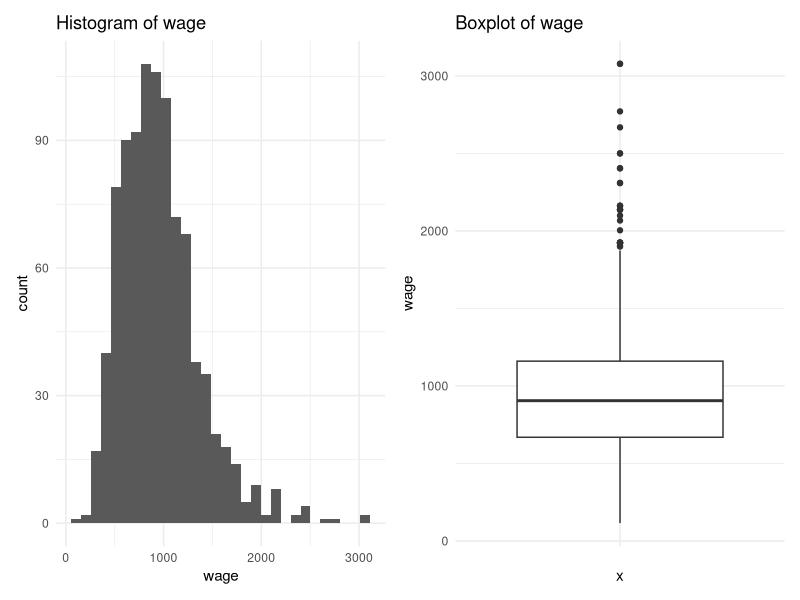
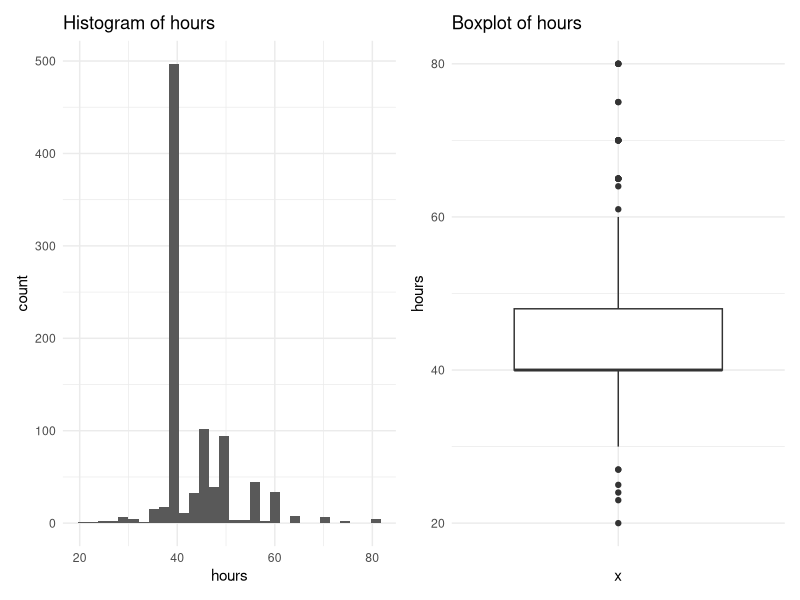
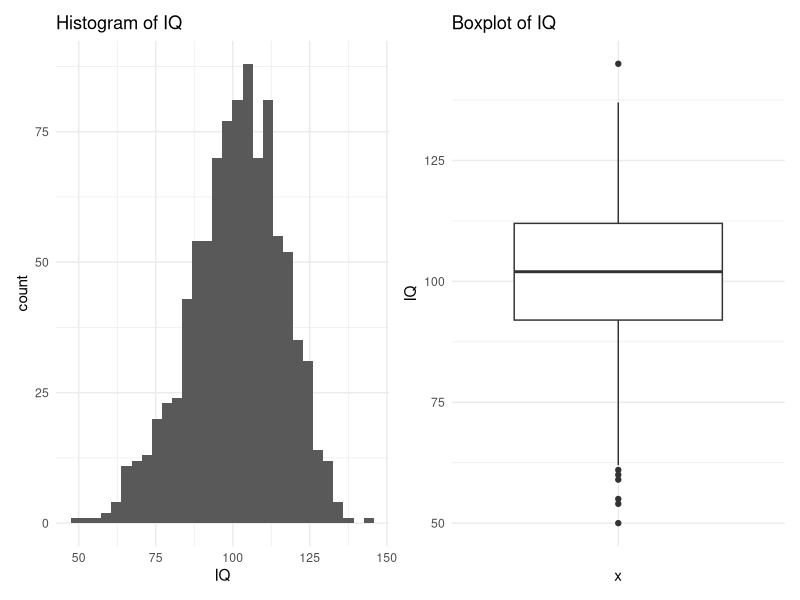
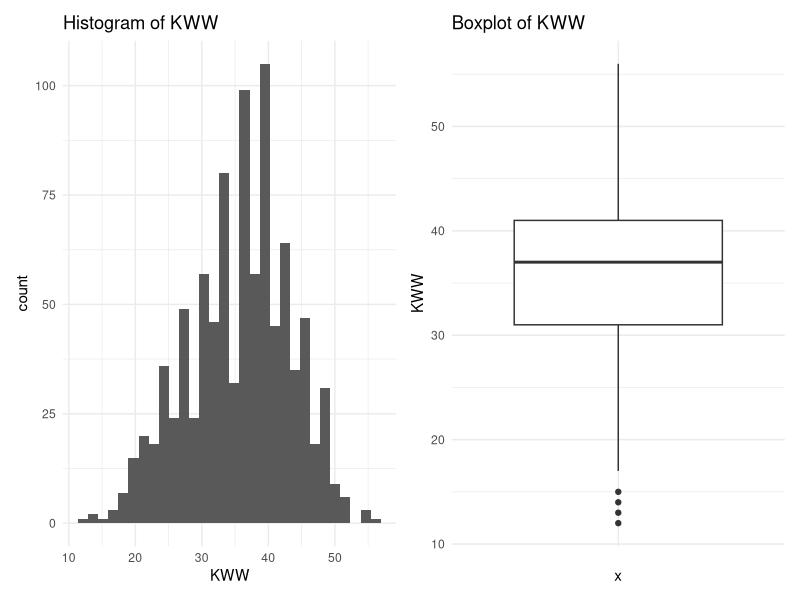
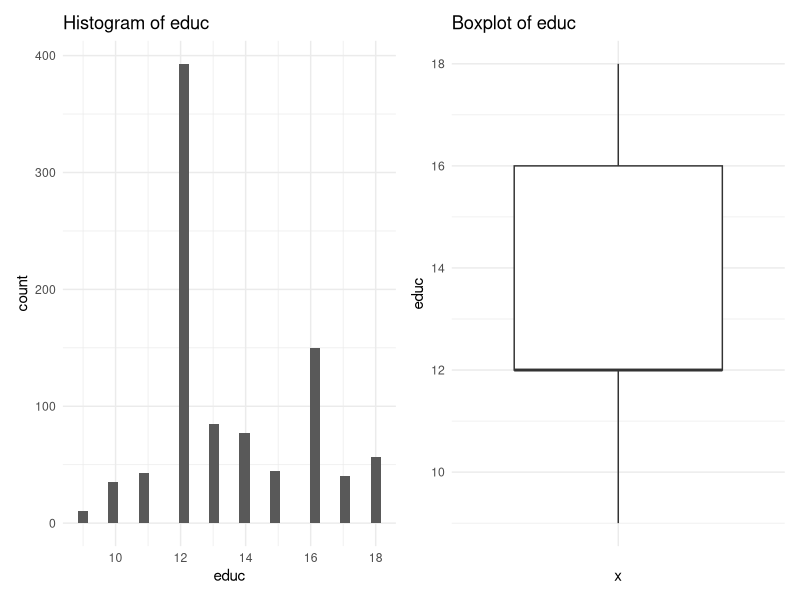
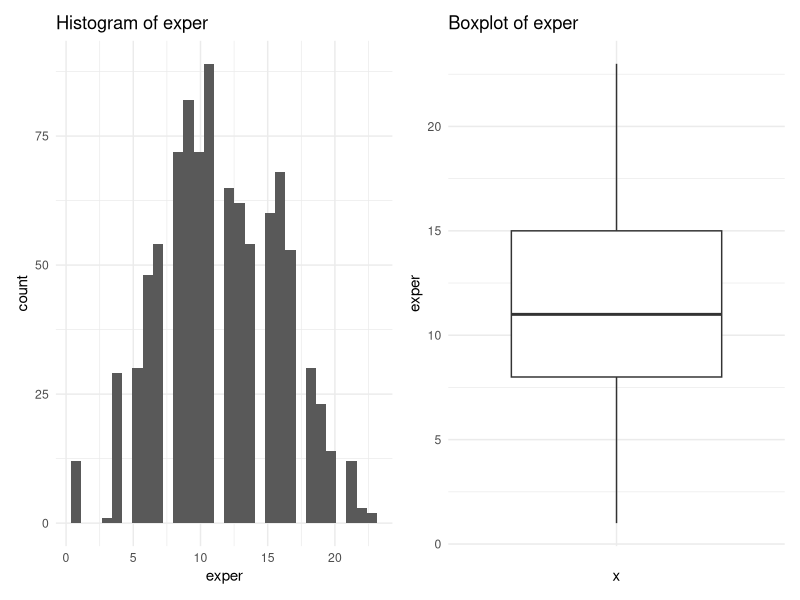
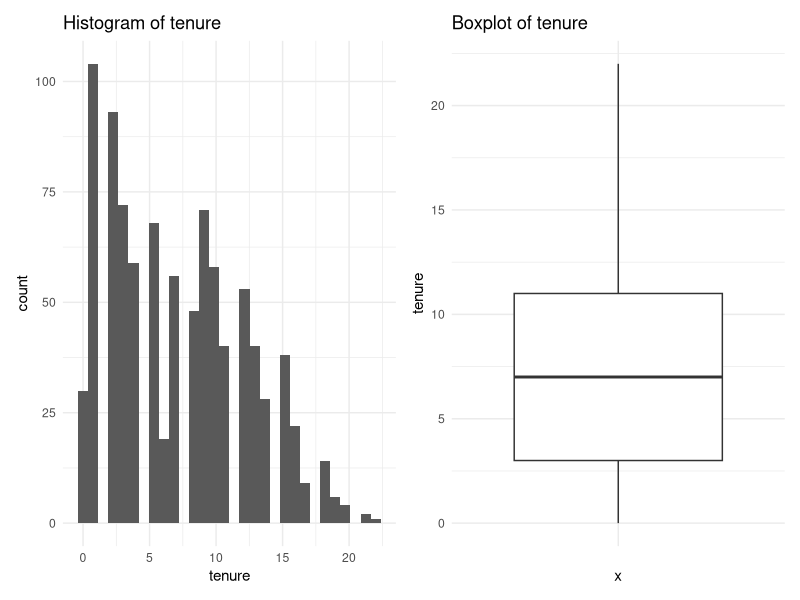
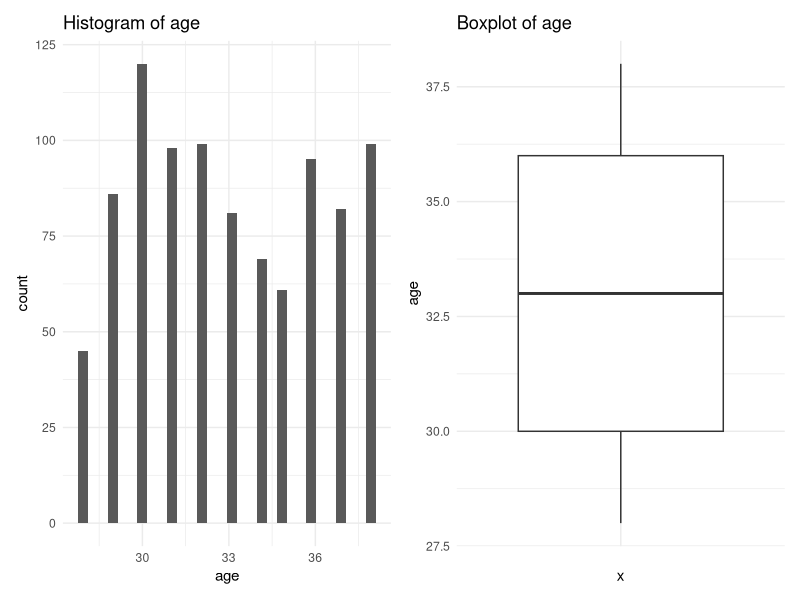

These charts were generated, in order, by the following R code:
## ---- chunk 1
library(tidyverse)
library(patchwork)
library(reshape2)
#library(readxl)
## ---- chunk 2
wages <- read_csv("Wages.csv")
#wages <- read_excel("Wages.xls", sheet = "WAGE2")
## ---- chunk 3
data.frame(colnames(wages))
## ---- chunk 4
head(wages, 10)
## ---- chunk 5
nrow(wages)
ncol(wages)
spec(wages)
## ---- chunk 6
wages[wages == "."] <- NA
wages
## ---- chunk 7
sum(is.na(wages))
na_count <-sapply(wages, function(x) sum(is.na(x)))
na_count <- data.frame(na_count)
na_count
## ---- chunk 8
summary(wages$wage)

wage_hist <- ggplot(wages) + ggtitle("Histogram of wage") + aes(x = wage) + geom_histogram() + theme_minimal()

wage_box <- ggplot(wages) + ggtitle("Boxplot of wage") + aes(x = "", y = wage) + geom_boxplot() + theme_minimal()

wage_hist + wage_box

## ---- chunk 9
summary(wages$hours)

hours_hist <- ggplot(wages) + ggtitle("Histogram of hours") + aes(x = hours) + geom_histogram() + theme_minimal()

hours_box <- ggplot(wages) + ggtitle("Boxplot of hours") + aes(x = "", y = hours) + geom_boxplot() + theme_minimal()

hours_hist + hours_box
## ---- chunk 10
summary(wages$IQ)

iq_hist <- ggplot(wages) + ggtitle("Histogram of IQ") + aes(x = IQ) + geom_histogram() + theme_minimal()

iq_box <- ggplot(wages) + ggtitle("Boxplot of IQ") + aes(x = "", y = IQ) + geom_boxplot() + theme_minimal()

iq_hist + iq_box
## ---- chunk 11
summary(wages$KWW)

kww_hist <- ggplot(wages) + ggtitle("Histogram of KWW") + aes(x = KWW) + geom_histogram() + theme_minimal()

kww_box <- ggplot(wages) + ggtitle("Boxplot of KWW") + aes(x = "", y = KWW) + geom_boxplot() + theme_minimal()

kww_hist + kww_box
## ---- chunk 12
summary(wages$educ)

educ_hist <- ggplot(wages) + ggtitle("Histogram of educ") + aes(x = educ) + geom_histogram() + theme_minimal()

educ_box <- ggplot(wages) + ggtitle("Boxplot of educ") + aes(x = "", y = educ) + geom_boxplot() + theme_minimal()

educ_hist + educ_box
## ---- chunk 13
summary(wages$exper)

exper_hist <- ggplot(wages) + ggtitle("Histogram of exper") + aes(x = exper) + geom_histogram() + theme_minimal()

exper_box <- ggplot(wages) + ggtitle("Boxplot of exper") + aes(x = "", y = exper) + geom_boxplot() + theme_minimal()

exper_hist + exper_box
## ---- chunk 14
summary(wages$tenure)

tenure_hist <- ggplot(wages) + ggtitle("Histogram of tenure") + aes(x = tenure) + geom_histogram() + theme_minimal()

tenure_box <- ggplot(wages) + ggtitle("Boxplot of tenure") + aes(x = "", y = tenure) + geom_boxplot() + theme_minimal()

tenure_hist + tenure_box
## ---- chunk 15
summary(wages$age)

age_hist <- ggplot(wages) + ggtitle("Histogram of age") + aes(x = age) + geom_histogram() + theme_minimal()

age_box <- ggplot(wages) + ggtitle("Boxplot of age") + aes(x = "", y = age) + geom_boxplot() + theme_minimal()

age_hist + age_box
## ---- chunk 16
wages <- wages %>% mutate(hour_wage = (wage / (hours * 4)))
wages %>% select(wage, hours, hour_wage, educ) %>% head(10)

hour_wage_hist <- ggplot(wages) + ggtitle("Histogram of hour_wage") + aes(x = hour_wage) + geom_histogram() + theme_minimal()

hour_wage_box <- ggplot(wages) + ggtitle("Boxplot of hour_wage") + aes(x = "", y = hour_wage) + geom_boxplot() + theme_minimal()

hour_wage_hist + hour_wage_box
## ---- chunk 17
identify_outliers <- function(a) {
    lower = quantile(a, 0.25, na.rm = TRUE) - 1.5 * IQR(a);
    upper = quantile(a, 0.75, na.rm = TRUE) + 1.5 * IQR(a);
    
    outliers <- a[(a > upper) | (a < lower)];
    #count(outliers)
    #order(outliers)
    outliers
}

identify_outliers(wages$hour_wage)
## ---- chunk 18

remove_outliers <- function(a, b){
  lower = quantile(a, 0.25, na.rm = TRUE) - 1.5 * IQR(a);
  upper = quantile(a, 0.75, na.rm = TRUE) + 1.5 * IQR(a);
  standard <- b[!((a > upper) | (a < lower)), ]
  standard
}

standard = remove_outliers(wages$hour_wage, wages)
hour_wage_hist <- ggplot(standard) + ggtitle("Histogram of hour_wage") + aes(x = hour_wage) + geom_histogram() + theme_minimal()

hour_wage_box <- ggplot(standard) + ggtitle("Boxplot of hour_wage") + aes(x = "", y = hour_wage) + geom_boxplot() + theme_minimal()

hour_wage_hist + hour_wage_box
## ---- chunk 19
fit <- lm(hour_wage ~ educ, data = wages)
summary(fit)

plot(fit, pch = 16, col = "blue")

## ---- chunk 20
ggplot(data = wages, aes(x = hour_wage, y = educ)) + 
  geom_point(color='blue') +
  geom_smooth(method = "lm", se = FALSE)
## ---- chunk 21
cormat <- round(cor(wages[, !names(wages) %in% c("brthord",	"meduc",	"feduc")] ),3)
head(cormat)
melted_cormat <- melt(cormat)
head(melted_cormat)

ggplot(melted_cormat, aes(Var2, Var1, fill = value)) + 
  geom_tile() + 
  geom_text(aes(Var2, Var1, label = value), color = "black", size = 3) 
## ---- chunk 22
sessionInfo()
